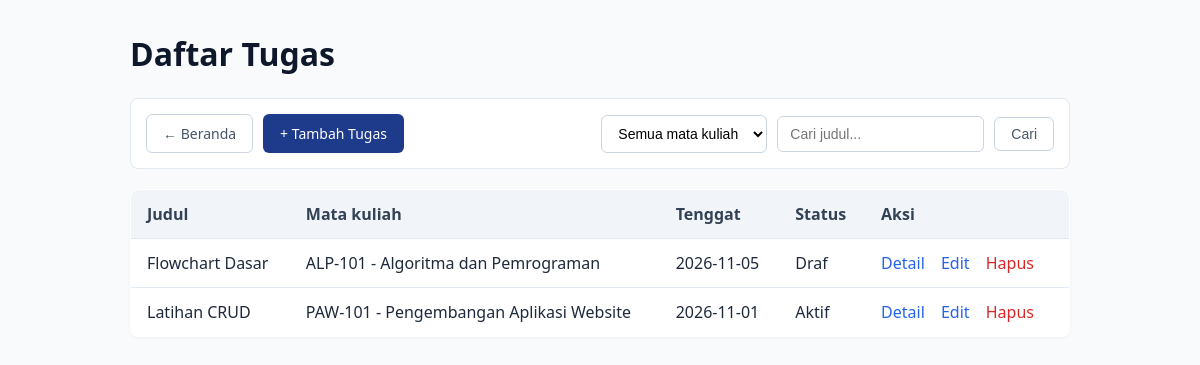
/daftar_tugas.php, run on the app's committed database.
### tables this page shows
CREATE TABLE tugas (
    id INT UNSIGNED AUTO_INCREMENT PRIMARY KEY,
    mata_kuliah_id INT UNSIGNED NOT NULL,
    judul VARCHAR(150) NOT NULL,
    instruksi TEXT NOT NULL,
    tenggat DATE NOT NULL,
    status VARCHAR(20) NOT NULL,
    FOREIGN KEY(mata_kuliah_id) REFERENCES mata_kuliah(id) ON DELETE RESTRICT
);

CREATE TABLE mata_kuliah (
    id INT UNSIGNED AUTO_INCREMENT PRIMARY KEY,
    kode VARCHAR(20) NOT NULL UNIQUE,
    nama VARCHAR(100) NOT NULL,
    dosen VARCHAR(100) NOT NULL,
    semester TINYINT UNSIGNED NOT NULL
);

### daftar_tugas.php (the view, shortened to what this page needs)
<?php
require 'koneksi.php';
$search = trim($_GET['search'] ?? '');
$query = "SELECT t.id, t.judul, t.tenggat, t.status, mk.kode, mk.nama AS nama_mk
          FROM tugas t
          JOIN mata_kuliah mk ON t.mata_kuliah_id = mk.id
          WHERE 1=1";
$query .= " ORDER BY t.id DESC";
$stmt = $conn->prepare($query);
$stmt->execute();
$result = $stmt->get_result();
?>
<!DOCTYPE html>
<html lang="id">
<head>
    <link rel="stylesheet" href="style.css">
</head>
<body>
    <h1>Daftar Tugas</h1>
    <div class="search-bar">
        <a href="index.php" class="btn btn-secondary">← Beranda</a>
        <a href="tambah_tugas.php" class="btn btn-primary">+ Tambah Tugas</a>
        <form method="GET" action="" style="display: flex; gap: 10px; margin-left: auto; align-items: center;">
            <select name="filter_mk" class="form-control">
                <option value="">Semua mata kuliah</option>
            </select>
            <input type="text" name="search" class="form-control" placeholder="Cari judul..." value="<?= htmlspecialchars($search) ?>">
            <button type="submit" class="btn btn-secondary">Cari</button>
        </form>
    </div>
    <table>
        <thead>
            <tr>
                <th>Judul</th>
                <th>Mata kuliah</th>
                <th>Tenggat</th>
                <th>Status</th>
                <th>Aksi</th>
            </tr>
        </thead>
        <tbody>
            <?php if ($result->num_rows > 0): ?>
                <?php while ($row = $result->fetch_assoc()): ?>
                    <tr>
                        <td><?= htmlspecialchars($row['judul']) ?></td>
                        <td><?= htmlspecialchars($row['kode']) ?> - <?= htmlspecialchars($row['nama_mk']) ?></td>
                        <td><?= htmlspecialchars($row['tenggat']) ?></td>
                        <td><?= htmlspecialchars($row['status']) ?></td>
                        <td>
                            <a href="detail_tugas.php?id=<?= $row['id'] ?>" class="action-link">Detail</a>
                            <a href="edit_tugas.php?id=<?= $row['id'] ?>" class="action-link">Edit</a>
                            <a href="hapus_tugas.php?id=<?= $row['id'] ?>" class="action-link" style="color: #dc2626;">Hapus</a>
                        </td>
                    </tr>
                <?php endwhile; ?>
            <?php endif; ?>
        </tbody>
    </table>
</body>
</html>

### style.css (style rules this page uses)
* { box-sizing: border-box; margin: 0; padding: 0; }
body { font-family: 'Segoe UI', Tahoma, Geneva, Verdana, sans-serif; background-color: #f8fafc; color: #1e293b; line-height: 1.5; padding: 30px; max-width: 1000px; margin: 0 auto; }
h1, h2, h3 { color: #0f172a; margin-bottom: 20px; font-weight: 600; }
a { color: #2563eb; text-decoration: none; }
.btn { display: inline-block; padding: 8px 16px; font-size: 14px; font-weight: 500; border-radius: 6px; border: 1px solid transparent; cursor: pointer; text-decoration: none; transition: background-color 0.2s; }
.btn-primary { background-color: #1e3a8a; color: #ffffff; }
.btn-secondary { background-color: #ffffff; color: #475569; border-color: #cbd5e1; }
table { width: 100%; border-collapse: collapse; background: #ffffff; border: 1px solid #e2e8f0; border-radius: 8px; overflow: hidden; margin-top: 15px; box-shadow: 0 1px 3px rgba(0, 0, 0, 0.05); }
th, td { padding: 12px 16px; text-align: left; border-bottom: 1px solid #e2e8f0; }
th { background-color: #f1f5f9; color: #334155; font-weight: 600; }
tr:last-child td { border-bottom: none; }
.action-link { margin-right: 12px; font-weight: 500; }
.form-control { width: 100%; padding: 9px 12px; border: 1px solid #cbd5e1; border-radius: 6px; font-size: 14px; background-color: #ffffff; }
.search-bar { display: flex; gap: 10px; align-items: center; margin-bottom: 20px; background: #ffffff; padding: 15px; border: 1px solid #e2e8f0; border-radius: 8px; }
.search-bar .form-control { width: auto; flex-grow: 1; }

### data on the page
tugas: judul "Flowchart Dasar", mata_kuliah.kode "ALP-101", mata_kuliah.nama "Algoritma dan Pemrograman", tenggat "2026-11-05", status "Draf"
tugas: judul "Latihan CRUD", mata_kuliah.kode "PAW-101", mata_kuliah.nama "Pengembangan Aplikasi Website", tenggat "2026-11-01", status "Aktif"
